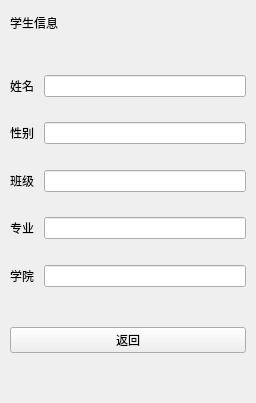
<?xml version="1.0" encoding="UTF-8"?>
<ui version="4.0">
 <class>UiStuMessage</class>
 <widget class="QWidget" name="UiStuMessage">
  <property name="geometry">
   <rect>
    <x>0</x>
    <y>0</y>
    <width>256</width>
    <height>403</height>
   </rect>
  </property>
  <property name="windowTitle">
   <string>Form</string>
  </property>
  <layout class="QVBoxLayout" name="verticalLayout" stretch="0,0,1,0,0,0">
   <property name="spacing">
    <number>0</number>
   </property>
   <property name="leftMargin">
    <number>10</number>
   </property>
   <property name="topMargin">
    <number>10</number>
   </property>
   <property name="rightMargin">
    <number>10</number>
   </property>
   <property name="bottomMargin">
    <number>10</number>
   </property>
   <item>
    <layout class="QHBoxLayout" name="horizontalLayout">
     <property name="leftMargin">
      <number>0</number>
     </property>
     <property name="topMargin">
      <number>0</number>
     </property>
     <item>
      <widget class="QLabel" name="label">
       <property name="minimumSize">
        <size>
         <width>0</width>
         <height>25</height>
        </size>
       </property>
       <property name="text">
        <string>学生信息</string>
       </property>
      </widget>
     </item>
    </layout>
   </item>
   <item>
    <spacer name="verticalSpacer_7">
     <property name="orientation">
      <enum>Qt::Orientation::Vertical</enum>
     </property>
     <property name="sizeHint" stdset="0">
      <size>
       <width>20</width>
       <height>40</height>
      </size>
     </property>
    </spacer>
   </item>
   <item>
    <layout class="QFormLayout" name="formLayout">
     <property name="horizontalSpacing">
      <number>10</number>
     </property>
     <item row="1" column="0">
      <widget class="QLabel" name="Label">
       <property name="text">
        <string>姓名</string>
       </property>
      </widget>
     </item>
     <item row="1" column="1">
      <widget class="QLineEdit" name="LineEdit">
       <property name="readOnly">
        <bool>true</bool>
       </property>
      </widget>
     </item>
     <item row="3" column="0">
      <widget class="QLabel" name="Label_2">
       <property name="text">
        <string>性别</string>
       </property>
      </widget>
     </item>
     <item row="3" column="1">
      <widget class="QLineEdit" name="LineEdit_2">
       <property name="readOnly">
        <bool>true</bool>
       </property>
      </widget>
     </item>
     <item row="5" column="0">
      <widget class="QLabel" name="Label_3">
       <property name="text">
        <string>班级</string>
       </property>
      </widget>
     </item>
     <item row="5" column="1">
      <widget class="QLineEdit" name="LineEdit_3">
       <property name="readOnly">
        <bool>true</bool>
       </property>
      </widget>
     </item>
     <item row="7" column="0">
      <widget class="QLabel" name="Label_4">
       <property name="text">
        <string>专业</string>
       </property>
      </widget>
     </item>
     <item row="7" column="1">
      <widget class="QLineEdit" name="LineEdit_4">
       <property name="readOnly">
        <bool>true</bool>
       </property>
      </widget>
     </item>
     <item row="9" column="0">
      <widget class="QLabel" name="Label_5">
       <property name="text">
        <string>学院</string>
       </property>
      </widget>
     </item>
     <item row="9" column="1">
      <widget class="QLineEdit" name="LineEdit_5">
       <property name="readOnly">
        <bool>true</bool>
       </property>
      </widget>
     </item>
     <item row="2" column="1">
      <spacer name="verticalSpacer_2">
       <property name="orientation">
        <enum>Qt::Orientation::Vertical</enum>
       </property>
       <property name="sizeHint" stdset="0">
        <size>
         <width>20</width>
         <height>40</height>
        </size>
       </property>
      </spacer>
     </item>
     <item row="4" column="1">
      <spacer name="verticalSpacer_3">
       <property name="orientation">
        <enum>Qt::Orientation::Vertical</enum>
       </property>
       <property name="sizeHint" stdset="0">
        <size>
         <width>20</width>
         <height>40</height>
        </size>
       </property>
      </spacer>
     </item>
     <item row="6" column="1">
      <spacer name="verticalSpacer_4">
       <property name="orientation">
        <enum>Qt::Orientation::Vertical</enum>
       </property>
       <property name="sizeHint" stdset="0">
        <size>
         <width>20</width>
         <height>40</height>
        </size>
       </property>
      </spacer>
     </item>
     <item row="8" column="1">
      <spacer name="verticalSpacer_5">
       <property name="orientation">
        <enum>Qt::Orientation::Vertical</enum>
       </property>
       <property name="sizeHint" stdset="0">
        <size>
         <width>20</width>
         <height>40</height>
        </size>
       </property>
      </spacer>
     </item>
    </layout>
   </item>
   <item>
    <spacer name="verticalSpacer_6">
     <property name="orientation">
      <enum>Qt::Orientation::Vertical</enum>
     </property>
     <property name="sizeHint" stdset="0">
      <size>
       <width>20</width>
       <height>40</height>
      </size>
     </property>
    </spacer>
   </item>
   <item>
    <widget class="QPushButton" name="pushButton">
     <property name="minimumSize">
      <size>
       <width>0</width>
       <height>25</height>
      </size>
     </property>
     <property name="text">
      <string>返回</string>
     </property>
    </widget>
   </item>
   <item>
    <spacer name="verticalSpacer">
     <property name="orientation">
      <enum>Qt::Orientation::Vertical</enum>
     </property>
     <property name="sizeHint" stdset="0">
      <size>
       <width>20</width>
       <height>40</height>
      </size>
     </property>
    </spacer>
   </item>
  </layout>
 </widget>
 <resources/>
 <connections/>
</ui>
